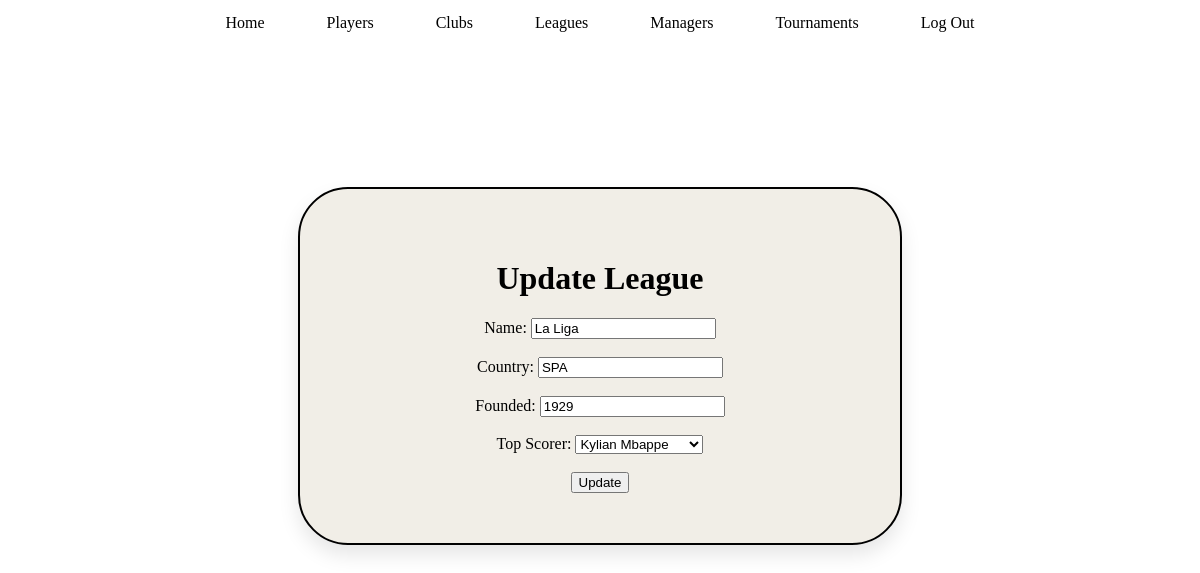
Page /football_tracker/leagues/update/1/ (signed in) on the committed database.
### football_tracker/models.py (models this page shows, shortened)
class League(models.Model):
    league_name = models.CharField(max_length=70)
    country = models.CharField(max_length=3, help_text="Three letter country code, eg. POL, GER, ENG")
    founding_year = models.PositiveIntegerField()
    top_scorer = models.ForeignKey('Player', null=True, blank=True, on_delete=models.SET_NULL)

class Player(models.Model):
    FOOT = (
        ('R', 'Right'),
        ('L', 'Left')
    )
    POSITIONS = (
        ('GK', 'Goalkeeper'),
        ('DF', 'Defender'),
        ('MF', 'Midfielder'),
        ('FW', 'Forward'),
    )
    first_name = models.CharField(max_length=50)
    last_name = models.CharField(max_length=50)
    birth_date = models.DateField(null=False, blank=False)
    nationality = models.CharField(max_length=3, help_text="Three letter country code, eg. POL, GER, ENG")
    preffered_foot = models.CharField(max_length=1, choices=FOOT)
    height = models.PositiveIntegerField(help_text="Player height (in cm)")
    position = models.CharField(max_length=2, choices=POSITIONS, default='GK')
    club = models.ForeignKey('Club', null=True, blank=True, on_delete=models.SET_NULL, related_name="players")
    class Meta:
        ordering = ['last_name']

### football_tracker/views.py (the view, shortened to what this page needs)
# urls.py: path('leagues/update/<int:id>/', views.league_update_html, name='league-update'),
@login_required(login_url='user-login')
@permission_required('football_tracker.change_league', raise_exception=True)
def league_update_html(request, id):
    players = Player.objects.all()
    try:
        league = League.objects.get(id=id)
    except League.DoesNotExist:
        raise Http404("League doesn't exist in the database")
    if request.method == "GET":
        return render(request, "football_tracker/league/update.html", {'players': players, 'league': league})

### football_tracker/templates/football_tracker/league/update.html (shortened to what this page needs)
{% extends "football_tracker/base.html" %}
{% block content %}
<div class="center-wrapper">
    <div class="main-box">
        <h1>Update League</h1>
        <form method="post">
            <label for="league_name">Name:</label>
            <input type="text", id="league_name", name="league_name", value="{{ league.league_name }}"><br><br>
            <label for="country">Country:</label>
            <input type="text", id="country", name="country", value="{{ league.country }}"><br><br>
            <label for="founding_year">Founded: </label>
            <input type="number", id="founding_year", name="founding_year", value="{{ league.founding_year }}"><br><br>
            <label for="top_scorer">Top Scorer: </label>
            <select id="top_scorer" name="top_scorer">
                {% for p in players %}
                    <option value="{{ p.id }}"{% if p.id == league.top_scorer_id %}selected{% endif %}>{{ p.first_name }} {{ p.last_name }}</option>
                {% endfor %}
            </select><br><br>
            <button type="submit">Update</button>
        </form>
    </div>
</div>
{% endblock %}

### football_tracker/static/css/football_tracker.css (style rules this page uses)
body { margin: 0; padding: 0; background-color: white; }
.center-wrapper { display: flex; justify-content: center; align-items: center; min-height: 80vh; }
.main-box { height: auto; width: 500px; border: 2px solid black; padding: 50px; border-radius: 50px; background-color: #F1EEE7; text-align: center; box-shadow: 0 10px 20px rgba(0,0,0,0.1); }

### rows in the picture
League: league_name "La Liga", country "SPA", founding_year "1929", top_scorer "Kylian Mbappe"
